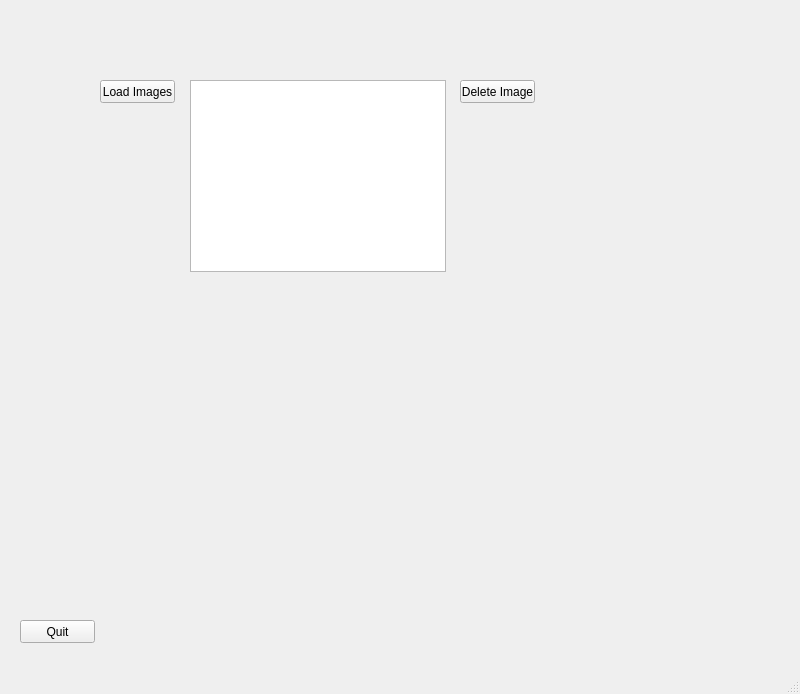
<?xml version="1.0" encoding="UTF-8"?>
<ui version="4.0">
 <class>MainWindow</class>
 <widget class="QMainWindow" name="MainWindow">
  <property name="geometry">
   <rect>
    <x>0</x>
    <y>0</y>
    <width>800</width>
    <height>694</height>
   </rect>
  </property>
  <property name="windowTitle">
   <string>Images2WavefrontObj</string>
  </property>
  <widget class="QWidget" name="centralwidget">
   <widget class="QWidget" name="imageWidget" native="true">
    <property name="geometry">
     <rect>
      <x>60</x>
      <y>50</y>
      <width>581</width>
      <height>411</height>
     </rect>
    </property>
    <widget class="QPushButton" name="loadImagesButton">
     <property name="geometry">
      <rect>
       <x>40</x>
       <y>30</y>
       <width>75</width>
       <height>23</height>
      </rect>
     </property>
     <property name="text">
      <string>Load Images</string>
     </property>
    </widget>
    <widget class="QListWidget" name="listImagesWidget">
     <property name="geometry">
      <rect>
       <x>130</x>
       <y>30</y>
       <width>256</width>
       <height>192</height>
      </rect>
     </property>
    </widget>
    <widget class="QPushButton" name="deleteImageButton">
     <property name="geometry">
      <rect>
       <x>400</x>
       <y>30</y>
       <width>75</width>
       <height>23</height>
      </rect>
     </property>
     <property name="text">
      <string>Delete Image</string>
     </property>
    </widget>
   </widget>
   <widget class="QPushButton" name="quitButton">
    <property name="geometry">
     <rect>
      <x>20</x>
      <y>620</y>
      <width>75</width>
      <height>23</height>
     </rect>
    </property>
    <property name="text">
     <string>Quit</string>
    </property>
   </widget>
  </widget>
  <widget class="QMenuBar" name="menubar">
   <property name="geometry">
    <rect>
     <x>0</x>
     <y>0</y>
     <width>800</width>
     <height>21</height>
    </rect>
   </property>
  </widget>
  <widget class="QStatusBar" name="statusbar"/>
 </widget>
 <resources/>
 <connections/>
</ui>
